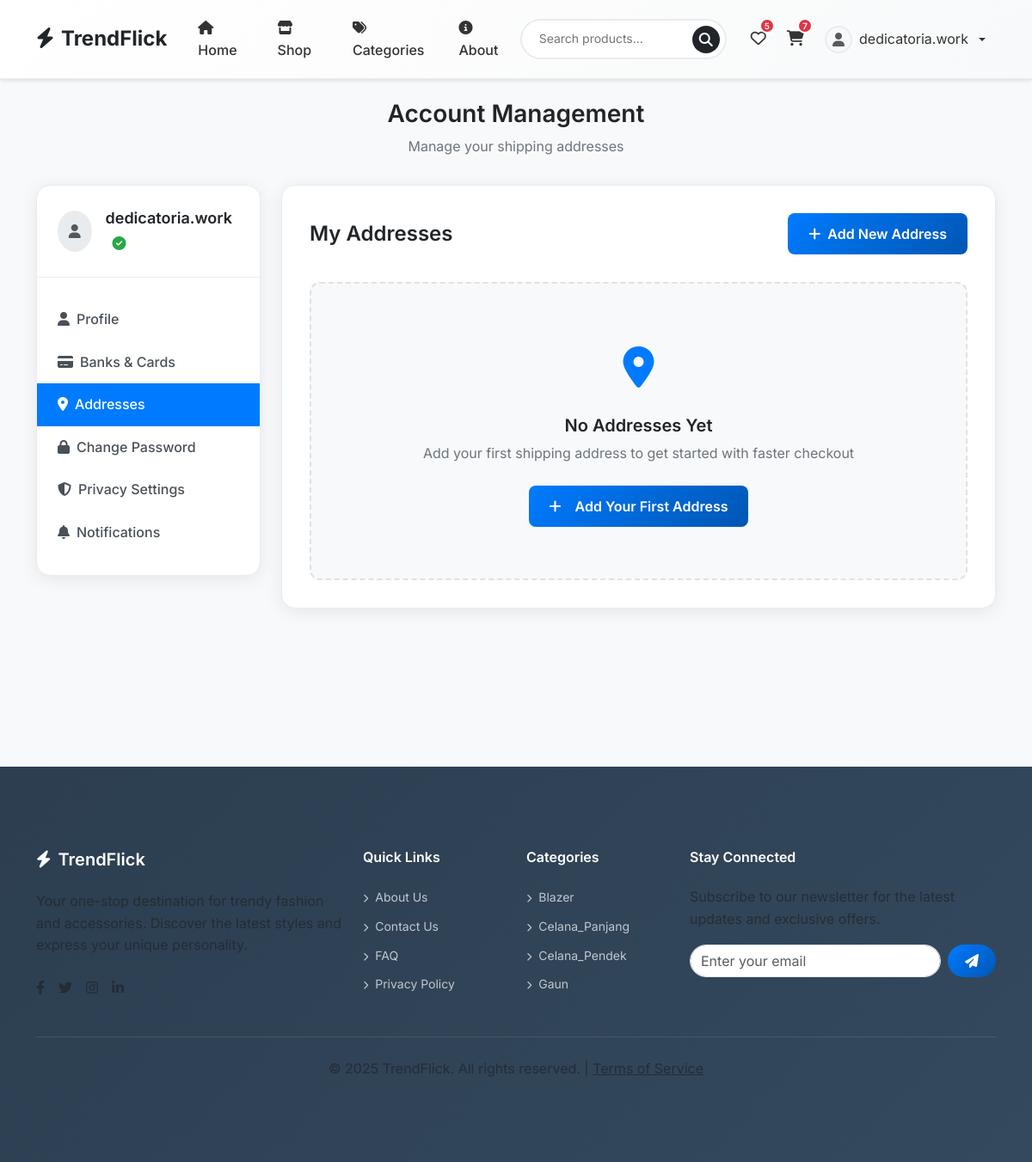
The page /users/addresses/ (signed in) on the database as committed earlier.
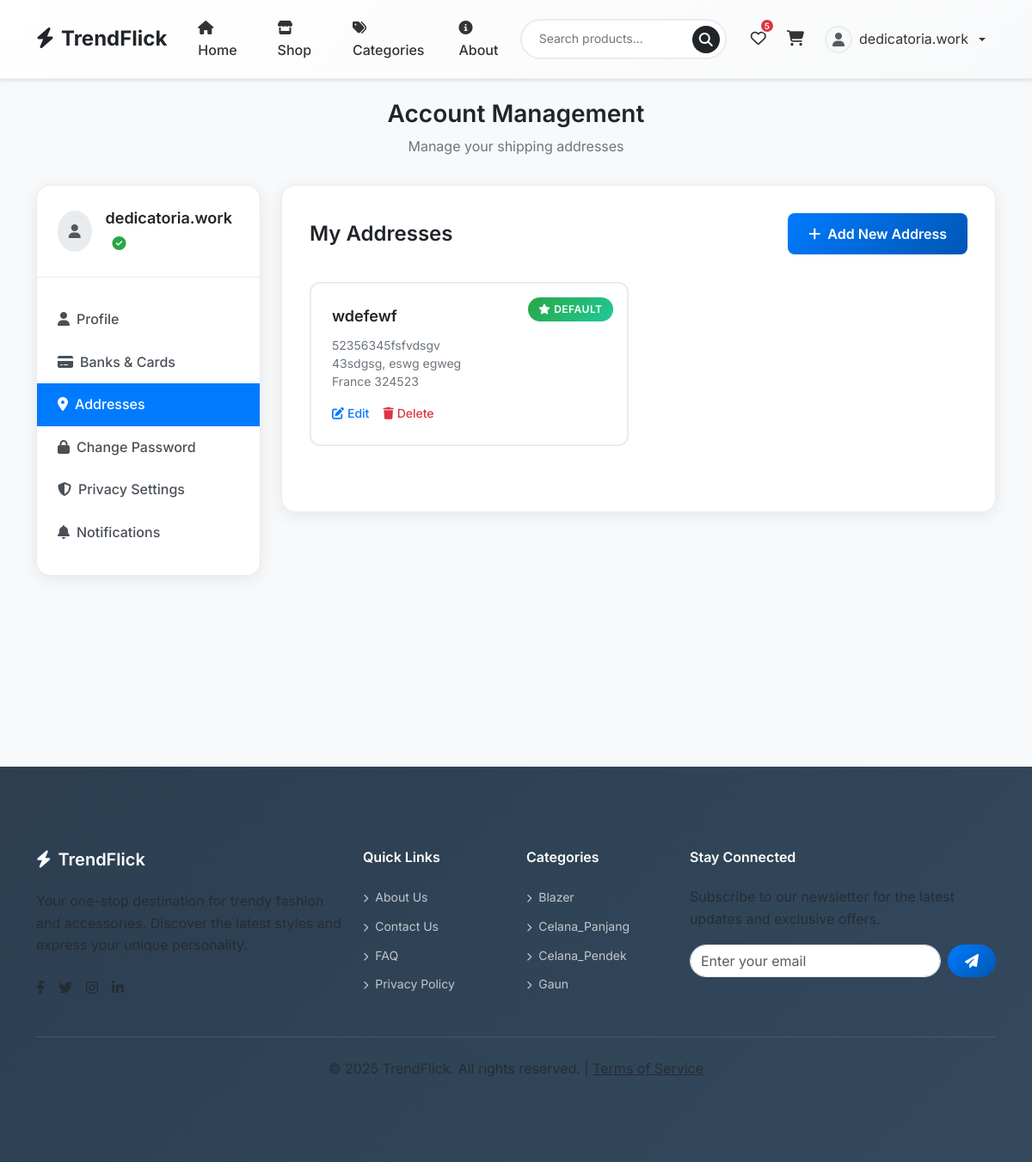
The same page on the database as committed later.
### products/models.py (models this page shows, shortened)
class Category(models.Model):
    name = models.CharField(max_length=100, unique=True)
    slug = models.SlugField(unique=True)
    image = models.ImageField(upload_to='categories/', null=True, blank=True)
    class Meta:
        verbose_name_plural = "categories"

### users/models.py (models this page shows, shortened)
class Address(models.Model):
    user = models.ForeignKey(User, on_delete=models.CASCADE, related_name='addresses')
    full_name = models.CharField(max_length=100)
    street_address = models.CharField(max_length=255)
    phone_number = models.CharField(max_length=20, blank=True, null=True)
    city = models.CharField(max_length=100)
    state = models.CharField(max_length=100)
    postal_code = models.CharField(max_length=20)
    country = models.CharField(max_length=100)
    is_default = models.BooleanField(default=False)
    created_at = models.DateTimeField(auto_now_add=True)
    updated_at = models.DateTimeField(auto_now=True)
    class Meta:
        verbose_name_plural = "Addresses"
        ordering = ['-is_default', '-created_at']

### users/views.py (the view)
# urls.py: path('addresses/', views.addresses_view, name='addresses'),
def addresses_view(request):
    categories = Category.objects.all()[:4]
    addresses = Address.objects.filter(user=request.user)
    return render(request, 'users/addresses.html', {
        'addresses': addresses,
        'user': request.user,
        'categories': categories,
    })

### core/context_processors.py (called while the page is built)
def navbar_counts(request):
    wishlist_count = 0
    cart_count = 0
    if request.user.is_authenticated:
        print("NAVBAR CONTEXT PROCESSOR CALLED")
        wishlist, _ = Wishlist.objects.get_or_create(user=request.user)
        wishlist_count = wishlist.products.count()
        cart = Cart.objects.filter(user=request.user).first()
        if cart:
            cart_count = cart.items.count()
    print(f"wishlist_count={wishlist_count}, cart_count={cart_count}")
    return {
        'wishlist_count': wishlist_count,
        'cart_count': cart_count,
    }

### templates/users/addresses.html (shortened to what the changed rows need)
{% extends 'base.html' %}
{% block content %}
<div class="account-container">
    <div class="container">
        <div class="page-header">
            <h1 class="page-title">Account Management</h1>
        </div>
        <div class="row">
            <div class="col-lg-9">
                <div class="profile-section">
                    {% if addresses %}
                        <div class="row">
                            {% for address in addresses %}
                                <div class="col-md-6 mb-4">
                                    <div class="address-card">
                                        {% if address.is_default %}
                                            <div class="default-badge">
                                                <i class="fas fa-star me-1"></i>Default
                                            </div>
                                        {% endif %}
                                        <div class="address-name">{{ address.full_name }}</div>
                                        <div class="address-details">
                                            {{ address.street_address }}<br>
                                            {{ address.city }}, {{ address.state }}<br>
                                            {{ address.country }} {{ address.postal_code }}
                                        </div>
                                        <div class="address-actions">
                                            <a href="{% url 'users:edit_address' address.id %}" class="action-link">
                                                <i class="fas fa-edit me-1"></i>Edit
                                            </a>
                                            <a href="{% url 'users:delete_address' address.id %}"
                                               class="action-link danger"
                                               onclick="return confirm('Are you sure you want to delete this address?')">
                                                <i class="fas fa-trash me-1"></i>Delete
                                            </a>
                                        </div>
                                    </div>
                                </div>
                            {% endfor %}
                        </div>
                    {% else %}
                        <div class="empty-state">
                            <div class="empty-state-icon">
                                <i class="fas fa-map-marker-alt"></i>
                            </div>
                            <h4>No Addresses Yet</h4>
                            <p>Add your first shipping address to get started with faster checkout</p>
                            <a href="{% url 'users:add_address' %}" class="btn btn-primary">
                                <i class="fas fa-plus me-2"></i>Add Your First Address
                            </a>
                        </div>
                    {% endif %}
                </div>
            </div>
        </div>
    </div>
</div>
{% endblock %}

### templates/base.html (shortened to what the changed rows need)
{% load static %}
<!DOCTYPE html>
<html lang="en">
<head>
    <link href="https://cdn.jsdelivr.net/npm/bootstrap@5.3.0/dist/css/bootstrap.min.css" rel="stylesheet">
    <link href="https://cdnjs.cloudflare.com/ajax/libs/font-awesome/6.4.0/css/all.min.css" rel="stylesheet">
    <link href="{% static 'css/styles.css' %}" rel="stylesheet">
</head>
<body>
    <nav class="navbar navbar-expand-lg navbar-custom">
        <div class="container">
            <div class="collapse navbar-collapse" id="navbarNav">
                <div class="d-flex align-items-center">
                    {% if user.is_authenticated %}
                        <a href="{% url 'orders:cart' %}" class="nav-icon-btn" title="Shopping Cart">
                            <i class="fas fa-shopping-cart"></i>
                            {% if cart_count > 0 %}
                                <span class="badge-counter">{{ cart_count }}</span>
                            {% endif %}
                        </a>
                    {% endif %}
                </div>
            </div>
        </div>
    </nav>
    <main>
        {% block content %}{% endblock %}
    </main>
    <footer class="footer">
        <div class="container py-5">
            <div class="row">
                <div class="col-lg-2 col-md-6 mb-4 mb-lg-0">
                    <ul class="footer-links">
                        {% for category in categories|slice:":4" %}
                        <li class="mb-2">
                            <a href="{% url 'products:all_product' category.slug %}">
                                <i class="fas fa-chevron-right me-2" style="font-size: 10px;"></i>{{ category.name }}
                            </a>
                        </li>
                        {% endfor %}
                    </ul>
                </div>
            </div>
        </div>
    </footer>
</body>
</html>

Rows that differ between the two databases and show on the page:
added Address: is_default True (drawn), full_name "wdefewf", street_address "52356345fsfvdsgv", city "43sdgsg", state "eswg egweg", country "France", postal_code "324523"
Other text that changed with them:
{{ cart_count }}: "7" → (not shown)
text no longer shown: "No Addresses Yet Add your first shipping address to get started with faster checkout Add Your First Address"
